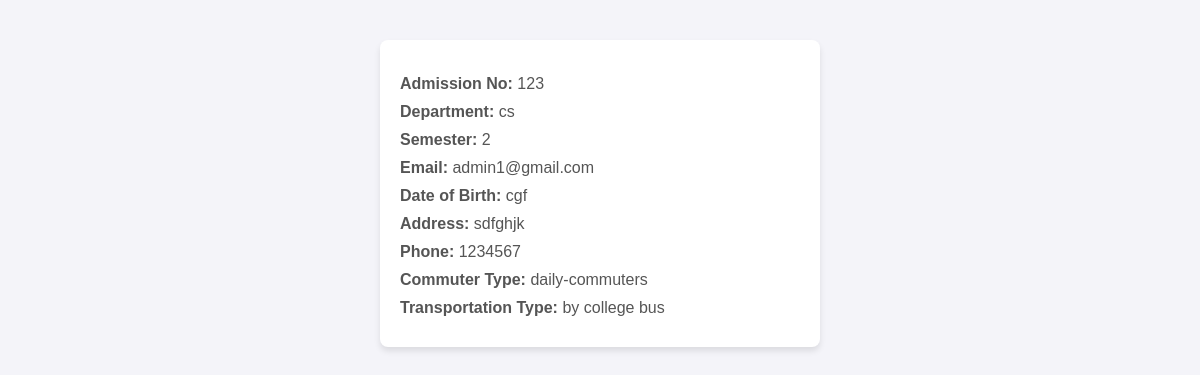
/administrator/Viewstudentdetails/4/, run on the app's committed database.
### administrator/models.py (models this page shows)
class StudentTable(models.Model):
    student_image=models.FileField(upload_to='student_image',null=True,blank=True)
    Name = models.CharField(max_length=30, null=True, blank=True)
    admissionno=models.CharField(max_length=10,null=True,blank=True)
    department=models.CharField(max_length=10,null=True,blank=True)
    sem=models.CharField(max_length=10,null=True,blank=True)
    email=models.CharField(max_length=10,null=True,blank=True)
    dob=models.CharField(max_length=10,null=True,blank=True)
    address=models.CharField(max_length=50,null=True,blank=True)
    place=models.CharField(max_length=30,null=True,blank=True)
    ph_no=models.BigIntegerField(null=True,blank=True)
    guardianname=models.CharField(max_length=20,null=True,blank=True)
    phoneno=models.BigIntegerField(null=True,blank=True)
    commuter_type=models.CharField(max_length=20,null=True,blank=True)
    transportation_type=models.CharField(max_length=20,null=True,blank=True)
    route=models.CharField(max_length=20,null=True,blank=True)
    created_at=models.DateTimeField(auto_now_add=True, null=True, blank=True)
    updated_at = models.DateTimeField(auto_now_add=True, null=True, blank=True)

### administrator/views.py (the view)
# urls.py: path('Viewstudentdetails/<int:id>/',ViewStudentdetails.as_view(),name="vgsdetail_page"),
class ViewStudentdetails(View):
    def get(self, request,id):
        obj =GuardianTable.objects.get(id=id)
        admission = obj.admissionno
        student_obj = StudentTable.objects.get(admissionno=admission)
        print("%%%%%%%%%%%%", admission)
        return render(request, "administrator/guardian/student_det.html", {'val': student_obj})

### templates/administrator/guardian/student_det.html (shortened to what this page needs)
<html lang="en">
<head>
</head>
<body>
    <div class="card-container">
        <div class="card">
            <p><span class="label">Admission No:</span> {{ val.admissionno }}</p>
            <p><span class="label">Department:</span> {{ val.department }}</p>
            <p><span class="label">Semester:</span> {{ val.sem }}</p>
            <p><span class="label">Email:</span> {{ val.email }}</p>
            <p><span class="label">Date of Birth:</span> {{ val.dob }}</p>
            <p><span class="label">Address:</span> {{ val.address }}</p>
            <p><span class="label">Phone:</span> {{ val.ph_no }}</p>
            <p><span class="label">Commuter Type:</span> {{ val.commuter_type }}</p>
            <p><span class="label">Transportation Type:</span> {{ val.transportation_type }}</p>
        </div>
    </div>
</body>
</html>

### templates/administrator/guardian/student_det.html (style rules this page uses)
body { font-family: Arial, sans-serif; background-color: #f4f4f9; margin: 0; padding: 20px; }
.card-container { display: flex; justify-content: center; margin-top: 20px; }
.card { background: white; border-radius: 8px; box-shadow: 0 4px 6px rgba(0, 0, 0, 0.1); padding: 20px; width: 400px; }
.card p { margin: 10px 0; color: #555; }
.card .label { font-weight: bold; }

### data on the page
StudentTable: admissionno "123", department "cs", sem "2", email "admin1@gmail.com", dob "cgf", address "sdfghjk", ph_no "1234567", commuter_type "daily-commuters", transportation_type "by college bus"
